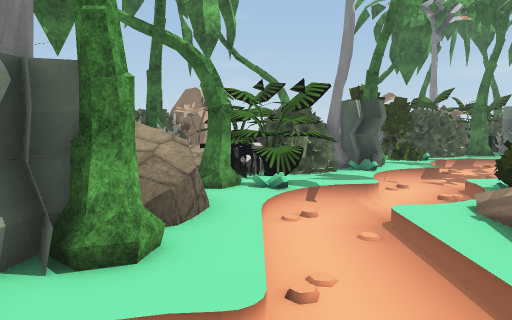
[1] (above)

24 first-person views from a walk through a Unity game level. The camera is 1.5 m above the floor, tilts 6° down and sees 70° across. The floor is counted in squares, 1 m on a side. Each view is taken from the middle of a square. On the plan, view 1 faces up. The plan holds only what a view shows up to about 16 squares ahead; the rest is blank. The place goes on beyond the plan. The player is left out. Some surface patterns are stand-ins.

[2]
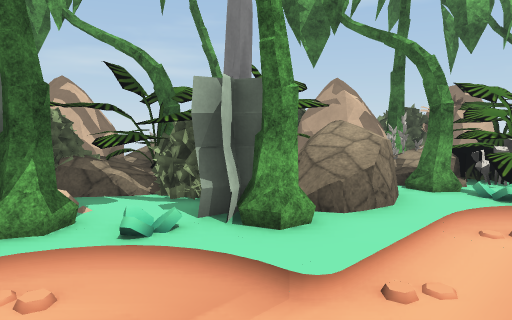

[3]
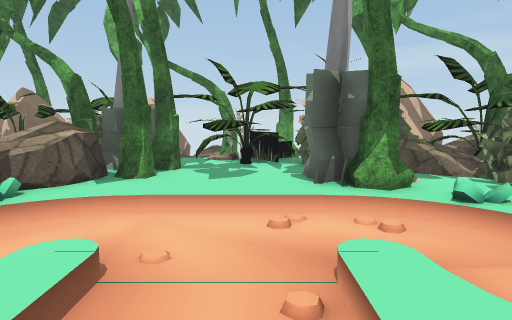

[4]
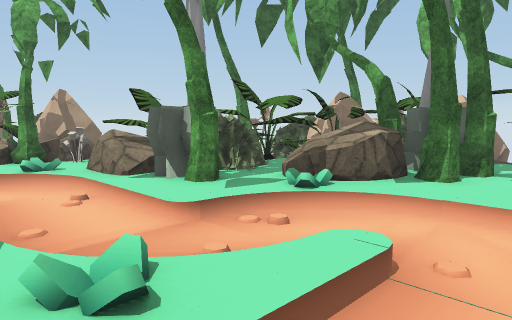

[5]
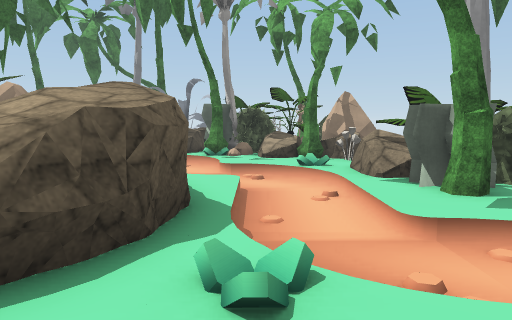

[6]
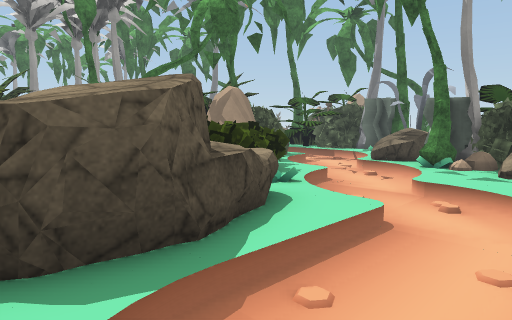

[7]
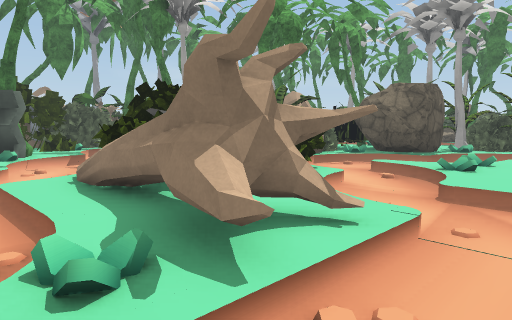

[8]
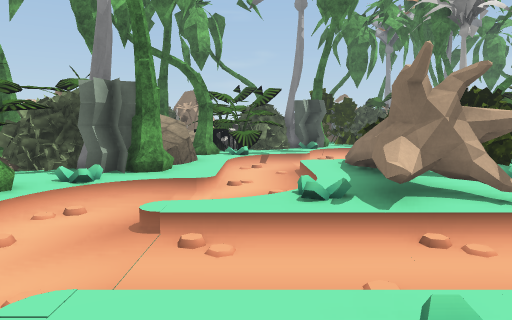

[9]
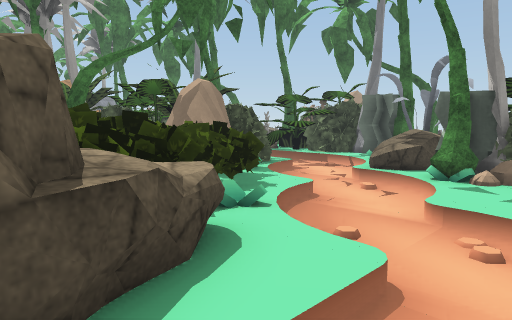

[10]
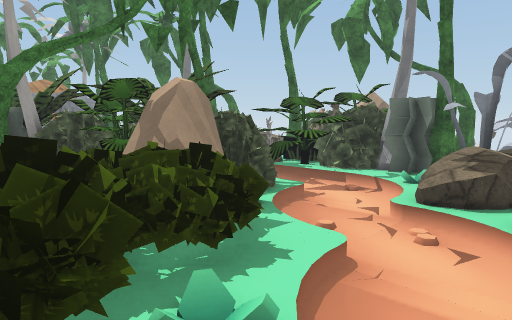

[11]
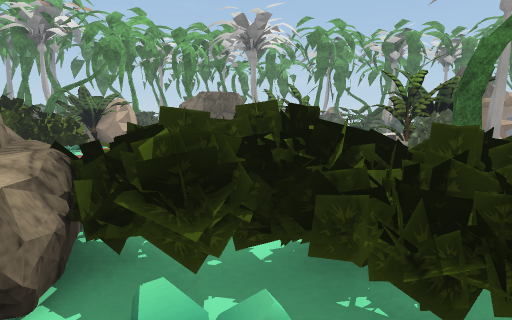

[12]
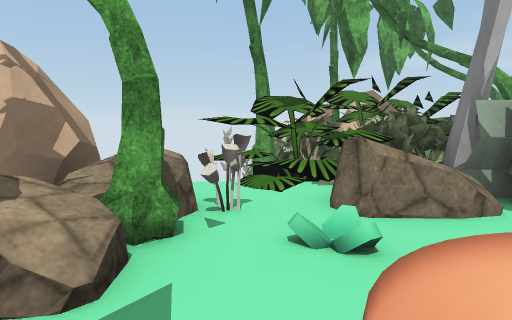

[13]
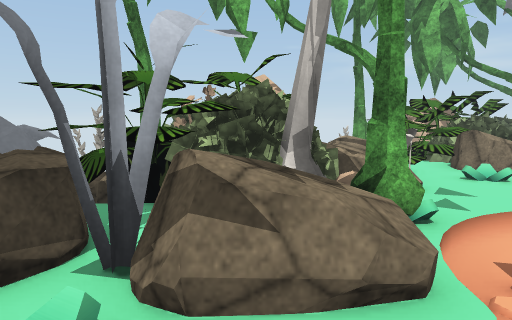

[14]
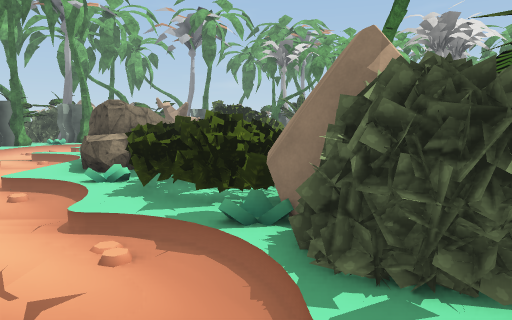

[15]
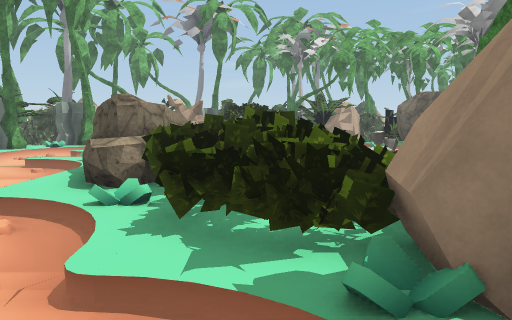

[16]
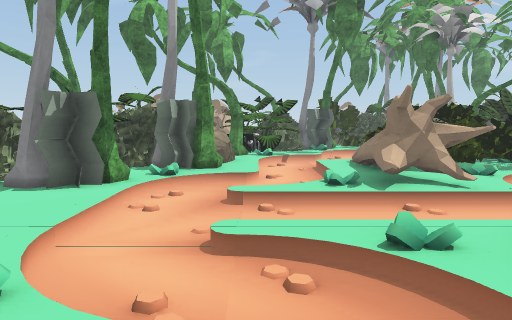

[17]
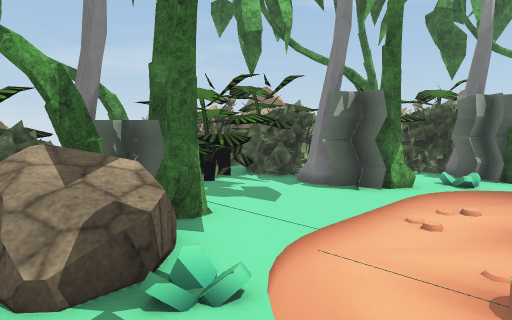

[18]
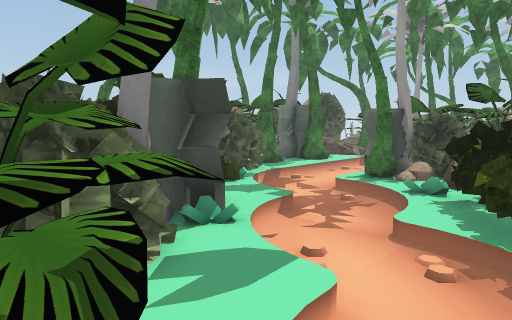

[19]
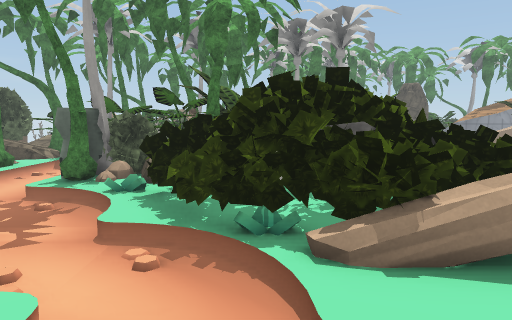

[20]
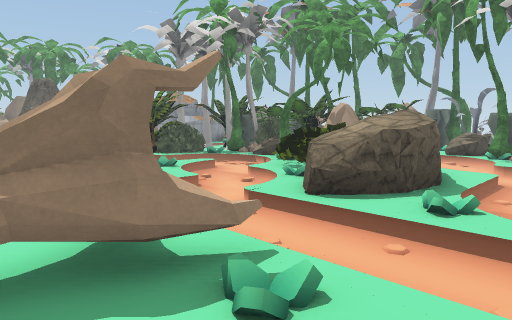

[21]
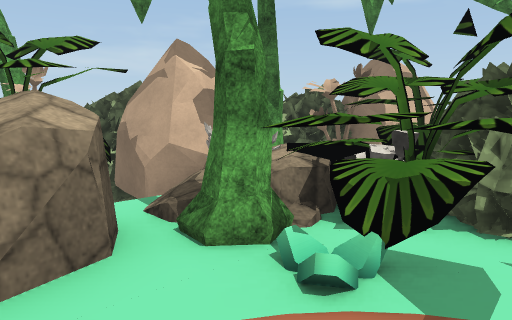

[22]
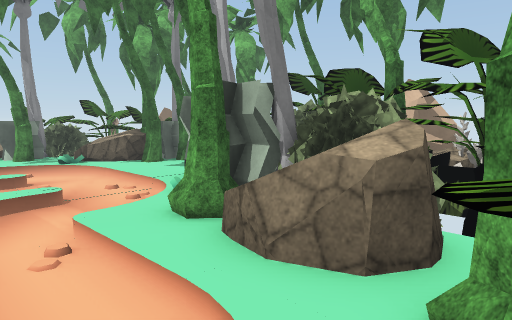

[23]
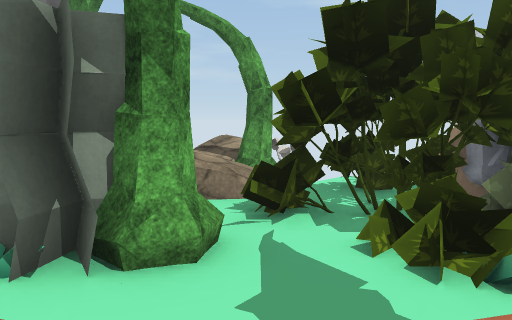

[24]
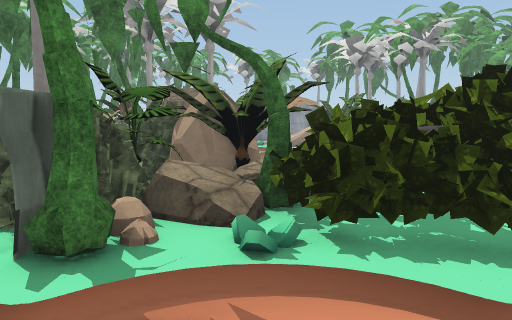

### Floor plan
Key: @ floor where view 1 was taken; # wall or solid block; . main floor; : floor 0.25 m higher than the main floor; + floor 1 m higher than the main floor; / step, stairs or slope; T palm tree; B bush; R rock; O other object.
Columns run from 8 left of view 1 to 12 right of it. Each row starts with its distance up from view 1.
 16       ORRTTBBBBBBBT #
 15      OOT RR#BBBB#####
 14    OOTTTORR ##B..
 13     OTOOO   T:/ ...
 12     TTOOOOOO#:/.#TTOB
 11   B O##OOOO//...#  BB
 10  BB O#OOOOO//...O RRB
  9 TTBTT OROO://.#OOO+#O
  8 TTOO  #T//...OOOO TO
  7 OO OTRR#//../OOOO RR
  6 OO  BRRR/..:OOOOO OOO
  5 RTTBBBR:/..:OOOOOOO.
  4  OOB#OTT/..:OOOOOOO.
  3 TRR####:/..:OOOOOO..
  2 OO#OT//....OO :.....
  1 OO##T//..//OOO:....:
  0 OO###//.@//OOO:..:::
 -1 OOO::/.../.......:
 -2 OOO::/. ../....
 -3 OOT#:/..///:RRO..::
 -4   OT::..../RRRO....:
 -5 OO#RR#/.../RRRRO....
 -6 OO R /::/..RRR BBO..
 -7   O:::TT/..RRRBBBB..
 -8  OOOOOO#/ .:RRBBBBO.
 -9   OOOO#R/../:BBBBOOT
-10   OOOORR:....OBBBOTO
-11      ORR//....BBB###O
-12  TTO OO::/:/..OB#OOOO
-13   OO  OOR//O....OBB
-14       RRR  TO....BB T
-15      TOO RRO#RO..O#TT
-16         TOBB#RR... O
-17        OOOBB#O#O..OOO
-18       OO# OO#R#O##OOO
-19         TOR#OR#T#BBOO
-20             OO#T BB
-21            OO      OO

Positions as (right, up) in squares from view 1, and headings:
1: (0, 0), facing up
2: (2, 0), facing up-left
3: (3, -1), facing left
4: (3, -1), facing down-left
5: (2, -1), facing down
6: (0, -4), facing down-right
7: (1, -2), facing up-right
8: (1, -5), facing up
9: (1, -6), facing down-right
10: (3, -8), facing down-right
11: (4, -11), facing up-right
12: (4, -12), facing left
13: (8, -16), facing left
14: (8, -17), facing up
15: (7, -15), facing up
16: (0, -8), facing up
17: (0, -7), facing up-left
18: (0, 7), facing up-right
19: (0, 7), facing right
20: (0, 3), facing down-right
21: (2, 6), facing up-left
22: (2, 9), facing down-left
23: (7, 11), facing up-left
24: (5, 13), facing down-right
